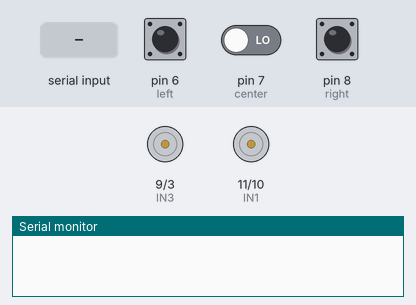
Recording of a sketch running on a simulated Arduino Uno, built with avr-gcc and run on an emulated ATmega328P. On the bench: motor-driver pin pairs drawn as motors (green arrow = first pin HIGH = forward, orange = second pin HIGH = backward, longer = more drive), the last lines printed to the serial monitor. Inputs (shaded band) come from the test bench; at power-on: pin 6 (left) LOW, pin 8 (right) LOW, pin 7 (center) LOW.

Above: at 1.2 s.
1.3 s: "1" received over Serial
At 1.7 s:
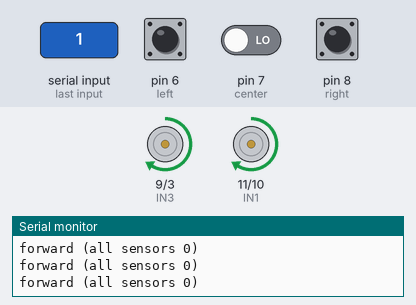
2.8 s: pin 6 (left) pulled HIGH for 0.15 s
At 2.89 s:
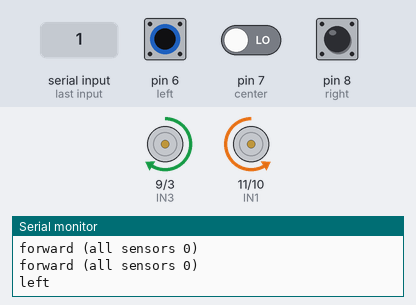
4.4 s: pin 8 (right) pulled HIGH for 0.15 s
At 4.48 s:
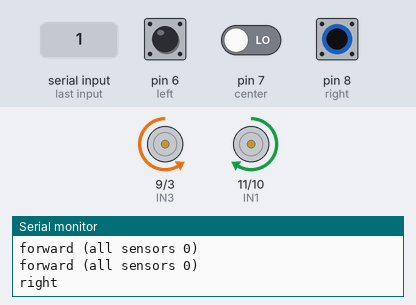
6.0 s: pin 6 (left) pulled HIGH for 1 s
At 8.3 s:
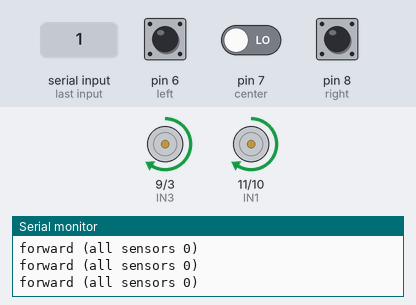
10.0 s: "0" received over Serial
At 11.1 s:
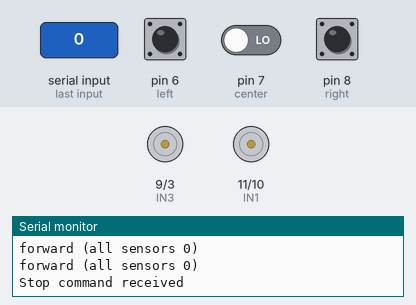
Timing chart, 0 to 12.5 s (numbered marks = the images above; inputs shaded):
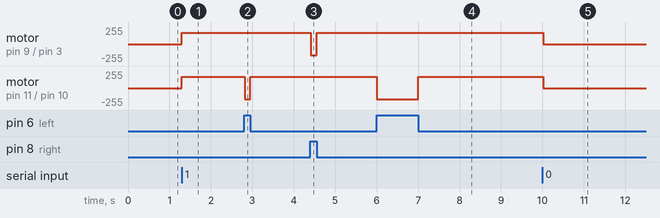

Measured:
- after the input at 1.3 s, motor on pin 9 (IN3) / pin 3 (IN4), motor on pin 11 (IN1) / pin 10 (IN2): stopped → forward 170/255 at once
- after the input at 2.8 s, motor on pin 11 (IN1) / pin 10 (IN2): forward 170/255 → backward 170/255 at once, → forward 170/255 0.14 s later
- after the input at 4.4 s, motor on pin 9 (IN3) / pin 3 (IN4): forward 170/255 → backward 170/255 at once, → forward 170/255 0.14 s later
- after the input at 6.0 s, motor on pin 11 (IN1) / pin 10 (IN2): forward 170/255 → backward 170/255 at once, → forward 170/255 1.0 s later
- after the input at 10.0 s, motor on pin 9 (IN3) / pin 3 (IN4), motor on pin 11 (IN1) / pin 10 (IN2): forward 170/255 → stopped at once

The sketch:

line_follower.ino
```cpp
#define left 6
#define center 7
#define right 8

// Motor one
#define IN1 11  // PWM capable
#define IN2 10

// Motor two
#define IN3 9  // PWM capable
#define IN4 3

int speed = 170;  // Speed value from 0 (stopped) to 255 (full speed)

bool isRunning = false;  // Bluetooth control flag

void setup() {
  Serial.begin(9600); // initialize communication with bluetooth
  pinMode(left, INPUT);
  pinMode(center, INPUT);
  pinMode(right, INPUT);

  pinMode(IN1, OUTPUT);
  pinMode(IN2, OUTPUT);
  pinMode(IN3, OUTPUT);
  pinMode(IN4, OUTPUT);
}

void loop() {
  // Read Bluetooth commands
  if (Serial.available()) {
    char command = Serial.read();
    if (command == '1' && isRunning == false) {
      isRunning = true;
      Serial.println("Start command received");
    } else if (command == '0' && isRunning == true) {
      isRunning = false;
      carStop();
      Serial.println("Stop command received");
    }
  }

  // Only follow line if running
  if (isRunning) {
    bool leftV = digitalRead(left);
    bool centerV = digitalRead(center);
    bool rightV = digitalRead(right);

    if (leftV == 1 && centerV == 0 && rightV == 1) {
      carForward();
      Serial.println("forward");
    } else if (leftV == 1 && centerV == 1 && rightV == 1) {
      carStop();
      Serial.println("stop (all sensors 1)");
    } else if (leftV == 1 && rightV == 0) {
      carTurnLeft();
      Serial.println("left");
    } else if (leftV == 0 && rightV == 1) {
      carTurnRight();
      Serial.println("right");
    } else if (leftV == 0 && centerV == 0 && rightV == 0) {
      carForward();
      Serial.println("forward (all sensors 0)");
    }
  } else {
    carStop();  // Make sure it stops if not running
  }
}

// Motor control functions using PWM
void carForward() {
  analogWrite(IN1, speed);  // Motor A forward
  digitalWrite(IN2, LOW);
  analogWrite(IN3, speed);  // Motor B forward
  digitalWrite(IN4, LOW);
}

void carTurnLeft() {
  digitalWrite(IN1, LOW);       // Motor A reverse
  analogWrite(IN2, speed);
  analogWrite(IN3, speed);      // Motor B forward
  digitalWrite(IN4, LOW);
}

void carTurnRight() {
  analogWrite(IN1, speed);      // Motor A forward
  digitalWrite(IN2, LOW);
  digitalWrite(IN3, LOW);       // Motor B reverse
  analogWrite(IN4, speed);
}

void carStop() {
  digitalWrite(IN1, LOW);
  digitalWrite(IN2, LOW);
  digitalWrite(IN3, LOW);
  digitalWrite(IN4, LOW);
}
```
